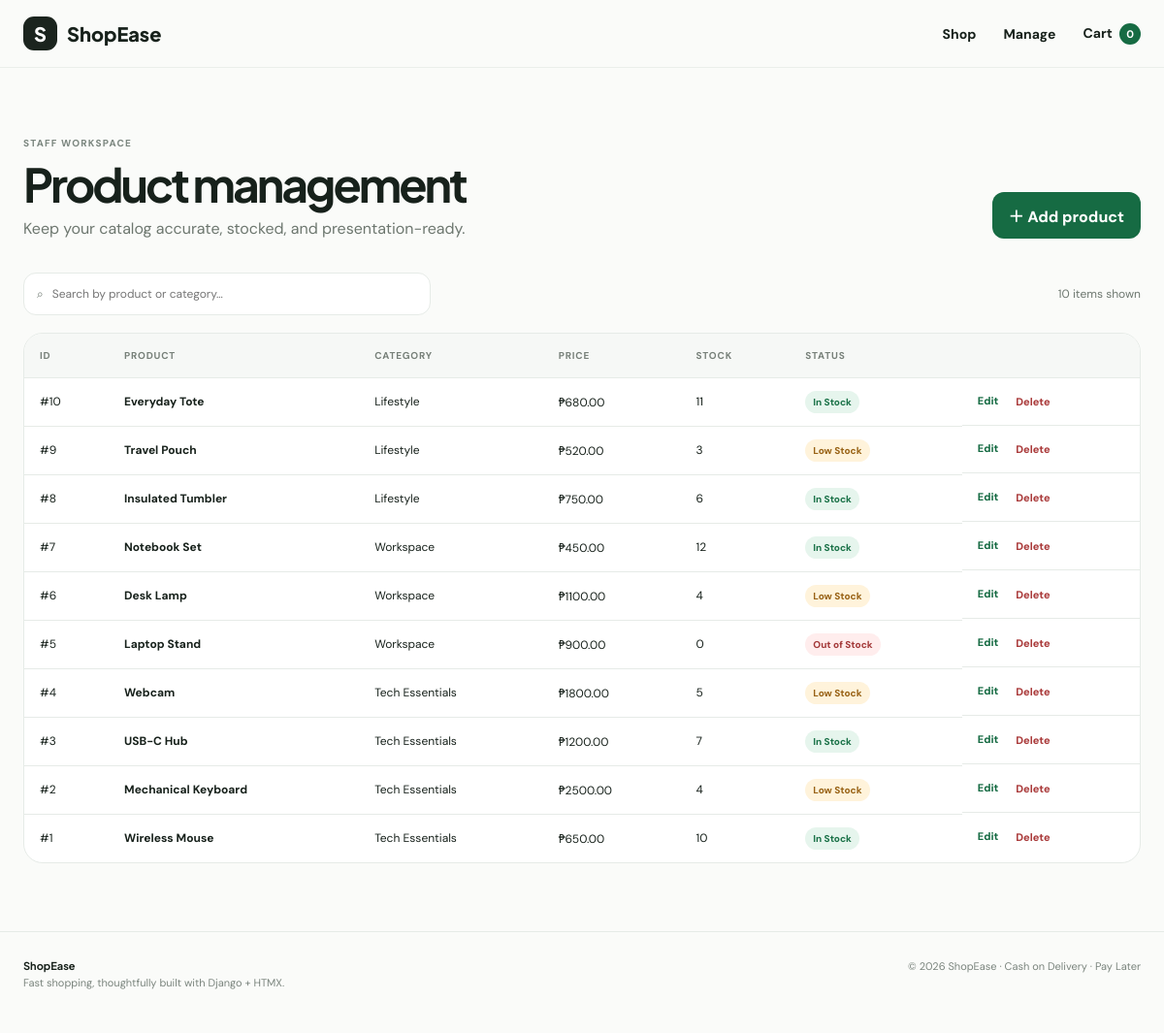
Screenshot of /manage/products/ with the database file from the repository.
### store/models.py (models this page shows, shortened)
class Product(models.Model):
    name=models.CharField(max_length=160)
    category=models.ForeignKey(Category,on_delete=models.PROTECT,related_name='products')
    description=models.TextField()
    price=models.DecimalField(max_digits=10,decimal_places=2)
    stock=models.PositiveIntegerField(default=0)
    image=models.ImageField(upload_to='products/',blank=True,null=True)
    is_active=models.BooleanField(default=True)
    date_created=models.DateTimeField(auto_now_add=True)
    class Meta: ordering=['-date_created']
    @property
    def stock_label(self):
        if self.stock<=0:return 'Out of Stock'
        if self.stock<=5:return 'Low Stock'
        return 'In Stock'
    @property
    def stock_class(self):
        return {'Out of Stock':'out','Low Stock':'low','In Stock':'in'}[self.stock_label]

class Category(models.Model):
    name=models.CharField(max_length=80)
    slug=models.SlugField(max_length=90,unique=True)
    class Meta: ordering=['name']

### store/views.py (the view)
# urls.py: path('manage/products/',views.product_manage,name='product_manage'),
def product_manage(request):
    q=request.GET.get('q','').strip(); qs=Product.objects.select_related('category')
    if q:qs=qs.filter(Q(name__icontains=q)|Q(category__name__icontains=q))
    ctx={'products':qs,'q':q}
    if is_htmx(request):return render(request,'store/partials/_management_table.html',ctx)
    return render(request,'store/product_manage.html',ctx)

### store/views.py (called while the page is built)
def is_htmx(request): return request.headers.get('HX-Request')=='true'

### store/templates/store/product_manage.html
{% extends 'base.html' %}{% block title %}Manage Products · ShopEase{% endblock %}{% block content %}<div class="page-heading"><div><span class="eyebrow">Staff workspace</span><h1>Product management</h1><p>Keep your catalog accurate, stocked, and presentation-ready.</p></div><a class="btn btn-primary" href="{% url 'product_create' %}">＋ Add product</a></div><div class="management-toolbar"><label class="search-field">⌕<input name="q" value="{{ q }}" placeholder="Search by product or category…" hx-get="{% url 'product_manage' %}" hx-trigger="keyup changed delay:300ms" hx-target="#management-table" hx-indicator="#global-indicator"></label><span>{{ products|length }} item{{ products|length|pluralize }} shown</span></div><div id="management-table">{% include 'store/partials/_management_table.html' %}</div>{% endblock %}

### store/templates/store/partials/_management_table.html
<div class="table-wrap"><table class="manage-table"><thead><tr><th>ID</th><th>Product</th><th>Category</th><th>Price</th><th>Stock</th><th>Status</th><th></th></tr></thead><tbody>{% for p in products %}<tr id="product-row-{{ p.pk }}"><td>#{{ p.pk }}</td><td><strong>{{ p.name }}</strong></td><td>{{ p.category.name }}</td><td>₱{{ p.price|floatformat:2 }}</td><td>{{ p.stock }}</td><td><span class="status {{ p.stock_class }}">{{ p.stock_label }}</span></td><td class="actions"><a href="{% url 'product_edit' p.pk %}">Edit</a><button hx-delete="{% url 'product_delete' p.pk %}" hx-confirm="Delete {{ p.name }}?" hx-target="#management-table" hx-swap="innerHTML" hx-indicator="#global-indicator">Delete</button></td></tr>{% empty %}<tr><td colspan="7"><div class="empty-table">No products match your search.</div></td></tr>{% endfor %}</tbody></table></div>

### store/static/store/css/style.css (style rules this page uses)
:root { --ink:#17211b;--muted:#6d776f;--line:#e6ebe7;--paper:#fff;--soft:#f5f7f4;--accent:#166b43;--accent2:#dff4e8;--dark:#1b241e;--danger:#b83c3c;--shadow:0 18px 50px rgba(22,37,28,.09) }
* { box-sizing:border-box }
html { scroll-behavior:smooth }
body { margin:0;color:var(--ink);background:#fafbf9;font-family:'DM Sans',system-ui,sans-serif }
a { color:inherit;text-decoration:none }
button,input,select,textarea { font:inherit }
.hero h1,.page-heading h1,.detail-copy h1,.success-page h1 { font-family:'Plus Jakarta Sans';font-size:clamp(42px,6vw,72px);line-height:1.02;letter-spacing:-3px;margin:20px 0 18px }
.eyebrow { font-size:10px;text-transform:uppercase;letter-spacing:.12em;color:#7d8881;font-weight:800 }
.btn { border:0;border-radius:12px;padding:12px 17px;font-weight:800;cursor:pointer;display:inline-flex;justify-content:center;gap:12px;align-items:center;transition:.2s }
.btn-primary { background:var(--accent);color:#fff }
.page-heading { padding:65px 0 35px;display:flex;justify-content:space-between;align-items:end }
.page-heading h1 { font-size:48px;margin:10px 0 }
.page-heading p { margin:0;color:var(--muted) }
.management-toolbar { display:flex;justify-content:space-between;align-items:center;margin-bottom:18px;color:var(--muted);font-size:12px }
.search-field { background:#fff;border:1px solid var(--line);border-radius:13px;padding:0 13px;display:flex;align-items:center;gap:9px;max-width:420px;width:100% }
.search-field input { border:0;outline:0;padding:13px 0;width:100% }
.table-wrap { background:#fff;border:1px solid var(--line);border-radius:20px;overflow:auto }
.manage-table { width:100%;border-collapse:collapse;font-size:12px;min-width:720px }
.manage-table th { background:#f6f8f6;text-align:left;color:#778079;font-size:10px;text-transform:uppercase;letter-spacing:.08em }
.manage-table th,.manage-table td { padding:16px;border-bottom:1px solid var(--line) }
.manage-table tr:last-child td { border-bottom:0 }
.status { padding:5px 8px;border-radius:99px;font-size:10px;font-weight:800 }
.status.in { background:#e6f5ed;color:#1c7349 }
.status.low { background:#fff3db;color:#996316 }
.status.out { background:#ffeded;color:#a43a3a }
.actions { display:flex;gap:12px }
.actions a,.actions button { color:var(--accent);border:0;background:none;font-size:11px;font-weight:800;cursor:pointer }
.actions button { color:#aa3b3b }

### rows the page displays
Product: pk "10", name "Everyday Tote", category.name "Lifestyle", price "680.00", stock "11", stock_label "In Stock"
Product: pk "9", name "Travel Pouch", category.name "Lifestyle", price "520.00", stock "3", stock_label "Low Stock"
Product: pk "8", name "Insulated Tumbler", category.name "Lifestyle", price "750.00", stock "6", stock_label "In Stock"
Product: pk "7", name "Notebook Set", category.name "Workspace", price "450.00", stock "12", stock_label "In Stock"
Product: pk "6", name "Desk Lamp", category.name "Workspace", price "1100.00", stock "4", stock_label "Low Stock"
Product: pk "5", name "Laptop Stand", category.name "Workspace", price "900.00", stock "0", stock_label "Out of Stock"
Product: pk "4", name "Webcam", category.name "Tech Essentials", price "1800.00", stock "5", stock_label "Low Stock"
Product: pk "3", name "USB-C Hub", category.name "Tech Essentials", price "1200.00", stock "7", stock_label "In Stock"
Product: pk "2", name "Mechanical Keyboard", category.name "Tech Essentials", price "2500.00", stock "4", stock_label "Low Stock"
Product: pk "1", name "Wireless Mouse", category.name "Tech Essentials", price "650.00", stock "10", stock_label "In Stock"

### other values shown
{{ cart_count|default:0 }} "0"
{{ products|length }} "10"
